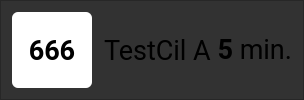
                        <widget class="QFrame" name="frame_odjezd8">
                         <property name="styleSheet">
                          <string notr="true">background-color:rgb(50,50,50);</string>
                         </property>
                         <property name="frameShape">
                          <enum>QFrame::Shape::StyledPanel</enum>
                         </property>
                         <property name="frameShadow">
                          <enum>QFrame::Shadow::Raised</enum>
                         </property>
                         <layout class="QHBoxLayout" name="horizontalLayout_31" stretch="19,10,100,10,40">
                          <item>
                           <widget class="QLabel" name="label_prestup8_linka">
                            <property name="sizePolicy">
                             <sizepolicy hsizetype="Maximum" vsizetype="Expanding">
                              <horstretch>0</horstretch>
                              <verstretch>0</verstretch>
                             </sizepolicy>
                            </property>
                            <property name="minimumSize">
                             <size>
                              <width>80</width>
                              <height>20</height>
                             </size>
                            </property>
                            <property name="maximumSize">
                             <size>
                              <width>200</width>
                              <height>200</height>
                             </size>
                            </property>
                            <property name="font">
                             <font>
                              <family>roboto</family>
                              <pointsize>20</pointsize>
                              <bold>true</bold>
                             </font>
                            </property>
                            <property name="styleSheet">
                             <string notr="true">background-color: rgb(255,255,255); color:rgb(0,0,0); border-radius:6px;padding: 5px; font-weight: bold;</string>
                            </property>
                            <property name="text">
                             <string>666</string>
                            </property>
                            <property name="alignment">
                             <set>Qt::AlignmentFlag::AlignCenter</set>
                            </property>
                           </widget>
                          </item>
                          <item>
                           <widget class="QLabel" name="label_prestup8_sipky">
                            <property name="sizePolicy">
                             <sizepolicy hsizetype="Maximum" vsizetype="Expanding">
                              <horstretch>0</horstretch>
                              <verstretch>0</verstretch>
                             </sizepolicy>
                            </property>
                            <property name="text">
                             <string>&lt;html&gt;&lt;head/&gt;&lt;body&gt;&lt;p&gt;&lt;img src=&quot;:/images/resources/LCD-piktogramy_verze-LCD-5-17.svg&quot; height=&quot;30&quot;/&gt;&lt;/p&gt;&lt;/body&gt;&lt;/html&gt;</string>
                            </property>
                           </widget>
                          </item>
                          <item>
                           <widget class="QLabel" name="label_prestup8_cil">
                            <property name="font">
                             <font>
                              <family>roboto</family>
                              <pointsize>20</pointsize>
                             </font>
                            </property>
                            <property name="text">
                             <string>TestCil</string>
                            </property>
                           </widget>
                          </item>
                          <item>
                           <widget class="QLabel" name="label_prestup8_nastupiste">
                            <property name="sizePolicy">
                             <sizepolicy hsizetype="Preferred" vsizetype="Preferred">
                              <horstretch>0</horstretch>
                              <verstretch>0</verstretch>
                             </sizepolicy>
                            </property>
                            <property name="font">
                             <font>
                              <family>roboto</family>
                              <pointsize>20</pointsize>
                             </font>
                            </property>
                            <property name="text">
                             <string>A</string>
                            </property>
                            <property name="alignment">
                             <set>Qt::AlignmentFlag::AlignJustify|Qt::AlignmentFlag::AlignVCenter</set>
                            </property>
                           </widget>
                          </item>
                          <item>
                           <widget class="QLabel" name="label_prestup8_odjezd">
                            <property name="sizePolicy">
                             <sizepolicy hsizetype="Preferred" vsizetype="Preferred">
                              <horstretch>0</horstretch>
                              <verstretch>0</verstretch>
                             </sizepolicy>
                            </property>
                            <property name="font">
                             <font>
                              <family>roboto</family>
                              <pointsize>20</pointsize>
                             </font>
                            </property>
                            <property name="text">
                             <string> &lt;b&gt;5&lt;/b&gt; min.</string>
                            </property>
                            <property name="alignment">
                             <set>Qt::AlignmentFlag::AlignRight|Qt::AlignmentFlag::AlignTrailing|Qt::AlignmentFlag::AlignVCenter</set>
                            </property>
                           </widget>
                          </item>
                         </layout>
                        </widget>
